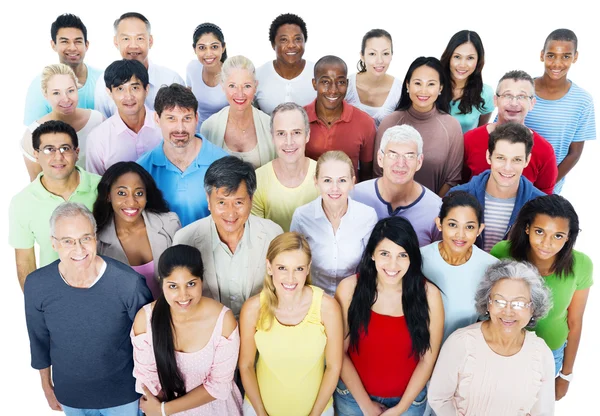
#> input picture images/1.jpg, 600 x 416 px, given in place of the camera
$ python Progrmka.py
#> lines starting #> are read from the running program, lines starting #| are printed output that depends on the picture; after the words box and inside, x2 and y2 are one past the last pixel; in counts of white or black regions, pixels touching at a corner belong together
import cv2
import numpy as np
import random

cap = cv2.VideoCapture(0)

lower_red1 = np.array([0, 100, 100])
upper_red1 = np.array([10, 255, 255])
lower_red2 = np.array([160, 100, 100])
upper_red2 = np.array([180, 255, 255])

points = []

while True:
    ret, frame = cap.read()
#> frame is the input picture: shape (416, 600, 3); mean B, G, R 163.7, 168.1, 181
    if not ret:
        break
    frame = cv2.flip(frame, 1)
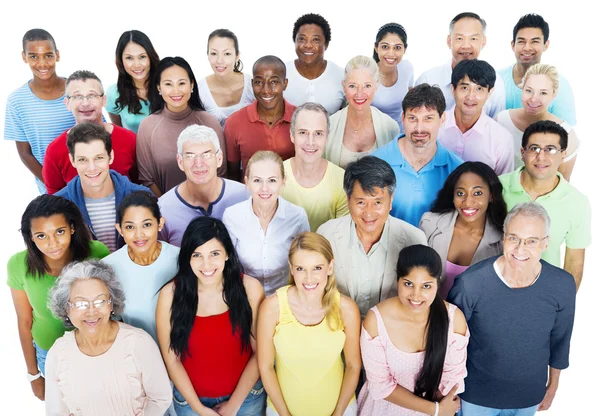
#> frame: shape (416, 600, 3); mean B, G, R 163.7, 168.1, 181
    frame = cv2.resize(frame, (400, 400))
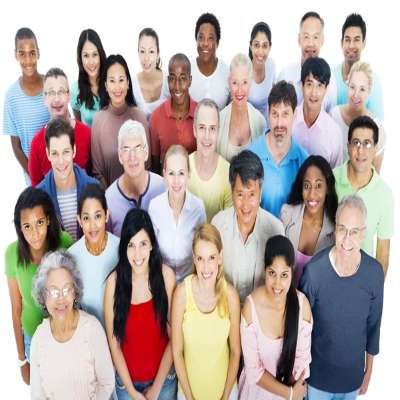
#> frame: shape (400, 400, 3); mean B, G, R 163.6, 168, 180.9
    hsv = cv2.cvtColor(frame, cv2.COLOR_BGR2HSV)
#> hsv: shape (400, 400, 3); mean H, S, V 55.7, 59.4, 191.4

    mask1 = cv2.inRange(hsv, lower_red1, upper_red1)
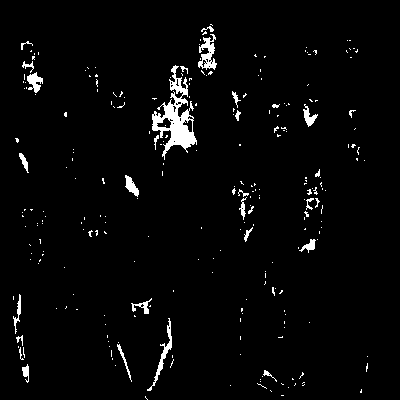
#> mask1: shape (400, 400); 2.9% white; 255 white regions (224 under 20 px), largest, box (x1, y1, x2, y2) and area: (152, 65, 197, 160) 1503, (198, 34, 217, 70) 344, (147, 318, 172, 391) 277
    mask2 = cv2.inRange(hsv, lower_red2, upper_red2)
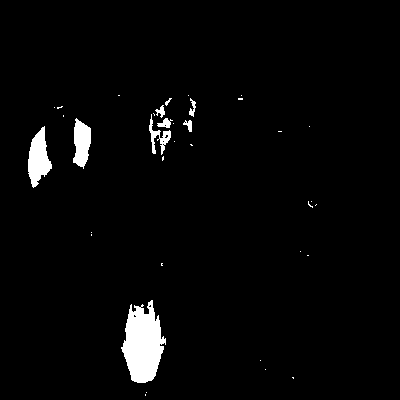
#> mask2: shape (400, 400); 2.9% white; 36 white regions (27 under 20 px), largest, box (x1, y1, x2, y2) and area: (121, 300, 166, 383) 2438, (28, 126, 52, 188) 872, (73, 118, 91, 169) 640
    mask = cv2.bitwise_or(mask1, mask2)
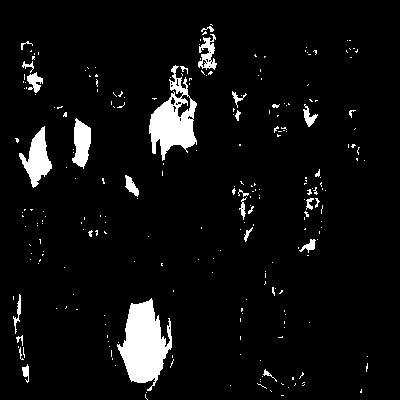
#> mask: shape (400, 400); 5.8% white; 250 white regions (221 under 20 px)

    contours, _ = cv2.findContours(mask, cv2.RETR_EXTERNAL, cv2.CHAIN_APPROX_SIMPLE)
#> contours = 250 contours, 232 with area under 20; largest, box (x1, y1, x2, y2) and area: (117, 298, 172, 391) 2756, (149, 65, 197, 161) 2182, (19, 126, 52, 188) 875, (72, 118, 91, 169) 587, (198, 34, 217, 70) 288
    for cnt in contours:
        area = cv2.contourArea(cnt)
        if area > 400:
            cv2.rectangle(frame, (0, 0), (400, 400), (0, 255, 0), 2)
            cv2.putText(frame, "Found", (200, 200), cv2.FONT_HERSHEY_SIMPLEX, 0.5, (0, 255, 0), 2)
            M = cv2.moments(cnt)
            if M["m00"] != 0:
                cx = int(M["m10"] / M["m00"])
                cy = int(M["m01"] / M["m00"])
                points.append((cx, cy))
        else:
            cv2.rectangle(frame, (0, 0), (400, 400), (0, 0, 255), 2)
            cv2.putText(frame, "Not!", (300, 300), cv2.FONT_HERSHEY_SIMPLEX, 0.5, (0, 255, 0), 2)
#> this loop made 250 passes
#> (area, cx, cy) on pass 53: (2756.5, 143, 343)
#> area on passes 18, 20, 56, 82, 93: 22.5, 52.5, 60.5, 77.5, 28.5
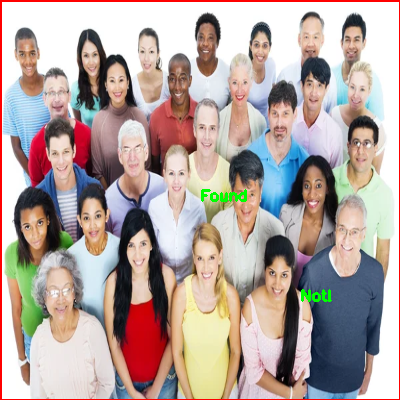
#> frame: shape (400, 400, 3); 1.85% of pixels changed, all inside (x1, y1, x2, y2) = (0, 0, 400, 400)
#> after the loop, points = [(143, 343), (36, 158), (81, 142), (173, 119)]
    cv2.imshow("Pavlo", frame)
    cv2.imshow("Pavlo1", mask)

    if cv2.waitKey(1) & 0xFF == ord('q'):
#> (key q is pressed here)
        break


cap.release()
cv2.destroyAllWindows()

$ run again, on images/20220705_PeopleFirst_03-uai-1818x1023.jpg
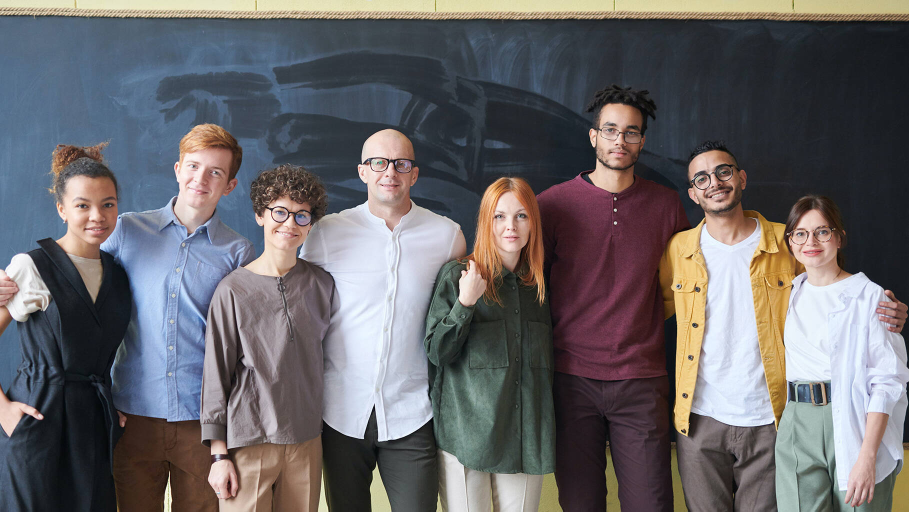
#> input picture images/20220705_PeopleFirst_03-uai-1818x1023.jpg, 1818 x 1023 px, given in place of the camera (shown at 1/2 size)
#> frame is the input picture: shape (1023, 1818, 3); mean B, G, R 104.8, 101.7, 104.2
#> hsv: shape (400, 400, 3); mean H, S, V 90.1, 66.4, 118.4
#> `mask1 = cv2.inRange(hsv, lower_red1, upper_red1)`:
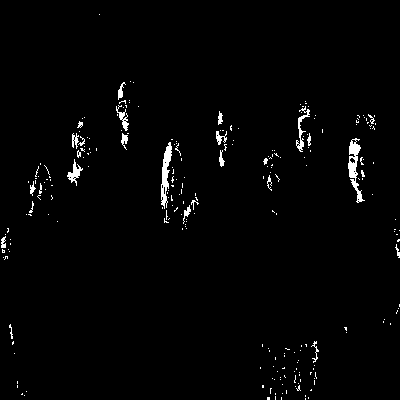
#> mask1: shape (400, 400); 1.7% white; 244 white regions (217 under 20 px), largest, box (x1, y1, x2, y2) and area: (348, 138, 365, 203) 409, (161, 142, 172, 209) 368, (296, 106, 310, 152) 179
#> mask2: shape (400, 400); 1% white; 46 white regions (40 under 20 px), largest, box (x1, y1, x2, y2) and area: (130, 138, 164, 178) 582, (118, 231, 146, 274) 343, (121, 204, 146, 261) 280, (120, 285, 143, 297) 137, (118, 270, 145, 283) 129, (134, 199, 145, 234) 63
#> mask: shape (400, 400); 2.7% white; 268 white regions (235 under 20 px)
#> contours = 268 contours, 249 with area under 20; largest, box (x1, y1, x2, y2) and area: (130, 138, 172, 209) 842, (348, 138, 365, 203) 355, (118, 231, 146, 274) 300, (121, 204, 146, 261) 218, (67, 159, 83, 186) 114
#> the loop `for cnt in contours:` made 268 passes
#> area on passes 67, 69, 79: 106.5, 95.5, 28
#> after the loop `for cnt in contours:`:
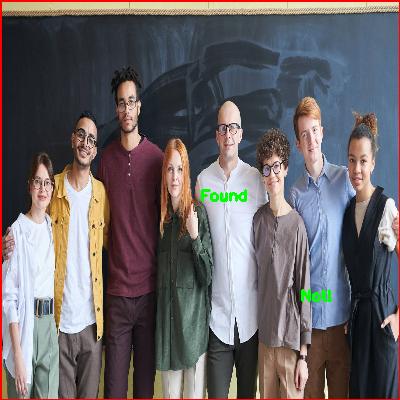
#> frame: shape (400, 400, 3); mean B, G, R 102.3, 100, 105.3
#> after the loop `for cnt in contours:`: points = [(150, 161)]

$ run again, on images/5-Types-of-People-e1640865120273.jpg
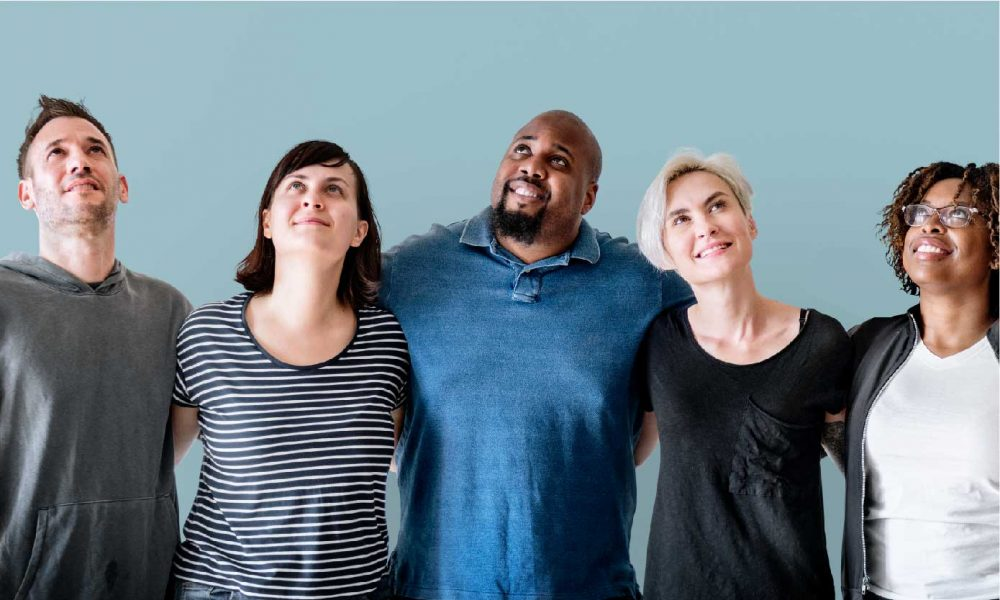
#> input picture images/5-Types-of-People-e1640865120273.jpg, 1000 x 600 px, given in place of the camera
#> frame is the input picture: shape (600, 1000, 3); mean B, G, R 138.8, 128.9, 113.6
#> hsv: shape (400, 400, 3); mean H, S, V 89, 80.9, 145.5
#> `mask1 = cv2.inRange(hsv, lower_red1, upper_red1)`:
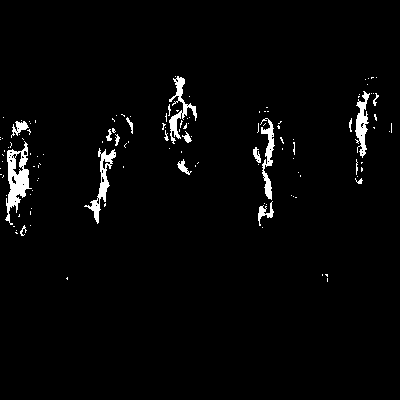
#> mask1: shape (400, 400); 2.6% white; 126 white regions (107 under 20 px), largest, box (x1, y1, x2, y2) and area: (5, 141, 32, 225) 944, (84, 148, 116, 224) 561, (169, 76, 197, 144) 514
#> mask2: shape (400, 400); 0.02% white in thin lines or dots, all inside (x1, y1, x2, y2) = (111, 110, 373, 172)
#> mask: shape (400, 400); 2.6% white; 132 white regions (113 under 20 px)
#> contours = 132 contours, 120 with area under 20; largest, box (x1, y1, x2, y2) and area: (5, 141, 32, 225) 963, (84, 148, 116, 224) 500, (355, 91, 370, 158) 397, (169, 76, 197, 144) 380, (260, 118, 277, 200) 368
#> the loop `for cnt in contours:` made 132 passes
#> (area, cx, cy) on passes 56, 64: (500.5, 102, 181), (963, 16, 176)
#> after the loop `for cnt in contours:`:
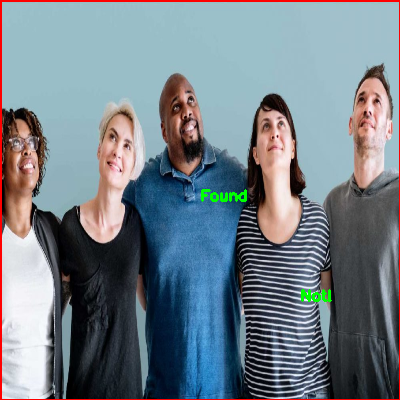
#> frame: shape (400, 400, 3); mean B, G, R 135.9, 127.1, 115
#> after the loop `for cnt in contours:`: points = [(102, 181), (16, 176)]

$ run again, on images/VillagePeople1978.jpg
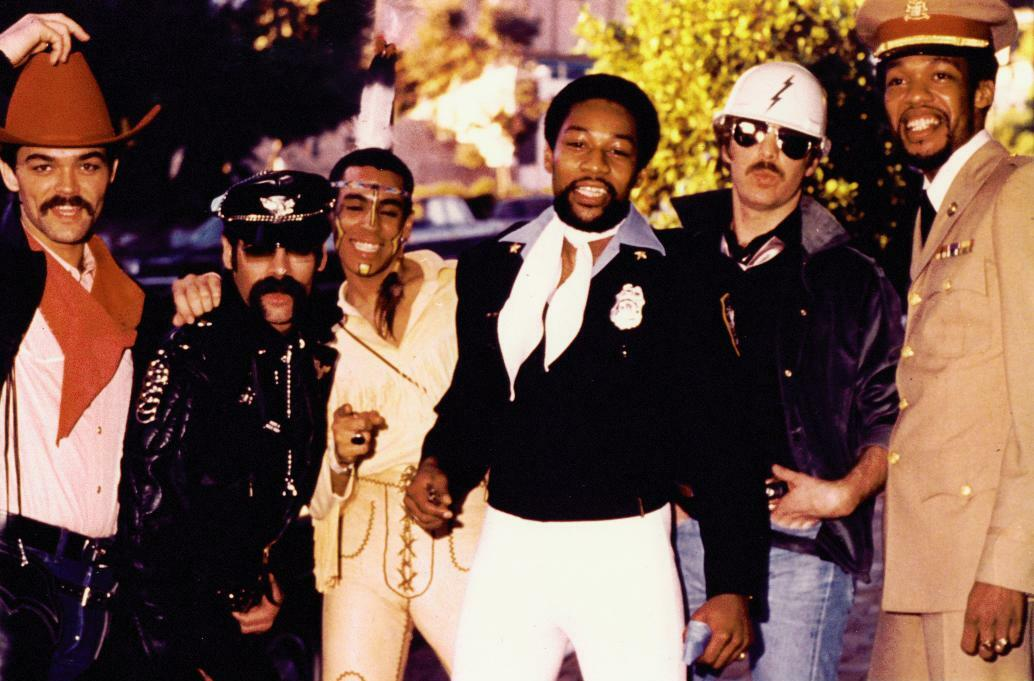
#> input picture images/VillagePeople1978.jpg, 1034 x 681 px, given in place of the camera
#> frame is the input picture: shape (681, 1034, 3); mean B, G, R 73.1, 86.9, 116.1
#> hsv: shape (400, 400, 3); mean H, S, V 72.1, 128.5, 117.7
#> `mask1 = cv2.inRange(hsv, lower_red1, upper_red1)`:
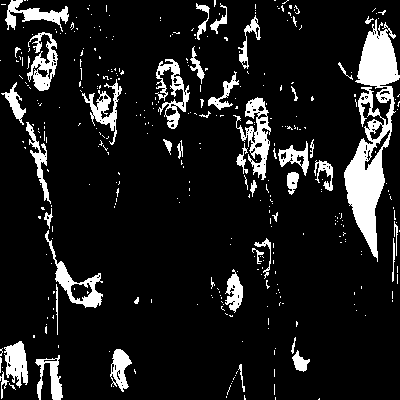
#> mask1: shape (400, 400); 11.5% white; 370 white regions (324 under 20 px), largest, box (x1, y1, x2, y2) and area: (344, 19, 400, 262) 5509, (233, 97, 271, 180) 1160, (45, 230, 103, 308) 909
#> mask2: shape (400, 400); 0.53% white in thin lines or dots
#> mask: shape (400, 400); 12.1% white; 423 white regions (372 under 20 px)
#> contours = 420 contours, 383 with area under 20; largest, box (x1, y1, x2, y2) and area: (344, 19, 400, 262) 5434, (233, 97, 272, 180) 1228, (45, 230, 103, 309) 1069, (155, 59, 190, 129) 834, (27, 32, 58, 91) 832
#> the loop `for cnt in contours:` made 420 passes
#> (area, cx, cy) on passes 37, 44, 45: (543.5, 119, 368), (564.5, 52, 377), (658, 16, 361)
#> after the loop `for cnt in contours:`:
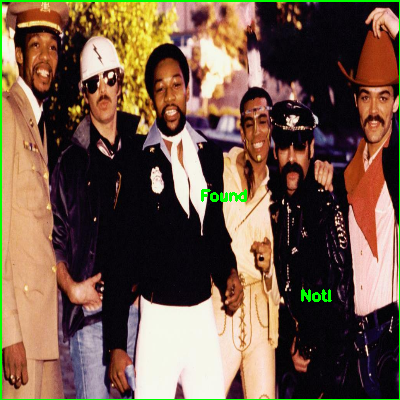
#> frame: shape (400, 400, 3); mean B, G, R 71.4, 89.4, 113.4
#> after the loop `for cnt in contours:`: points = [(119, 368), (52, 377), (16, 361), (77, 285), (294, 157), (256, 134), (104, 107), (173, 92), (43, 65), (371, 133), (34, 14)]
